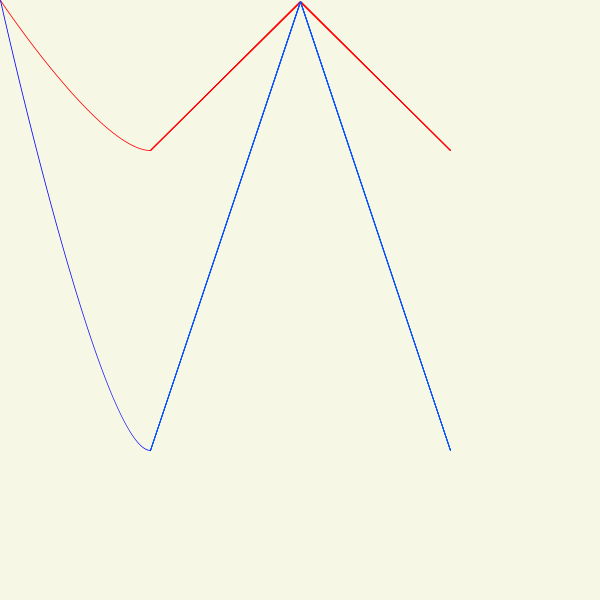
Frame 1 (no input)
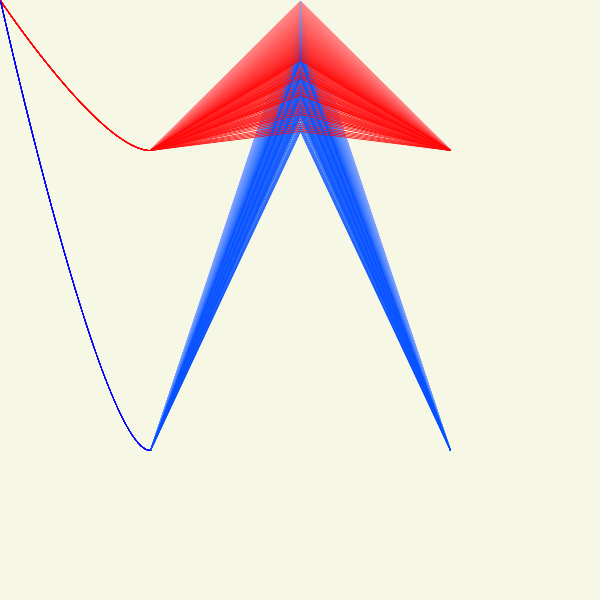
Frame 60 (the mouse pressed at the canvas centre just before this capture)
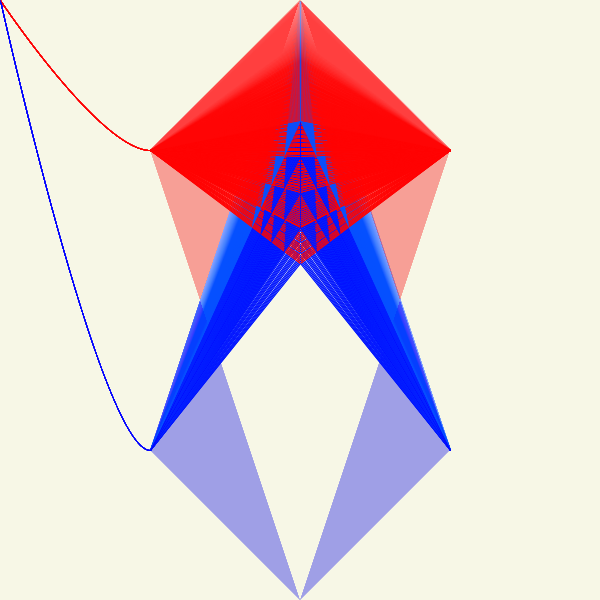
Frame 120 (the mouse held since frame 60 and released just before this capture)

The Processing sketch that drew these frames (run headless with seeded random() and noise(); from frame 60 on, the mouse is pressed at the canvas centre):

// Processing sketch: processing_71330
// ── processing_71330.pde

int bill;
float murray;
float yes;
float bear;
float dog;
int cats;

void setup(){
   size(600,600);
   background(247,247,230);
   //colorMode(HSB,360,100,100,100);
   bill = 0;
   murray = 0;
   yes = 0;
   bear = 0;
   dog = 0;
   cats = 0;
   smooth();
   strokeWeight(.8);
}
void draw(){
  fill(247,247,230,3);
   if(mousePressed){
     noFill();}
  rect(-1,-1,601,601);
  cats=-1;
  bill+=1.1;
  murray+=1.3;
  yes+=1.6;
  bear+=1.9;
  dog+=2.2;

  stroke(255,5,5);//red diamond
    line(150,150,300,bill);
    line(300,bill,450,150);{
    if(bill>598){
      bill=0;}
    }
    line(150,150,300,dog);
      line(300,dog,450,150);
      line(150,150,300,bear);
      line(300,bear,450,150);
      line(150,150,300,yes);
      line(300,yes,450,150);
      line(150,150,300,murray);
      line(300,murray,450,150);
  stroke(5,80,255); //blue diamond
    line(450,450,300,bill);
    line(300,bill,150,450);{
    if(mousePressed){
      stroke(5,80,255);}}
      line(450,450,300,dog);
      line(300,dog,150,450);
      line(450,450,300,bear);
      line(300,bear,150,450);
      line(450,450,300,yes);
      line(300,yes,150,450);
      line(450,450,300,murray);
      line(300,murray,150,450);

  if(mouseX>400){
    stroke(255,0,0);
    bezier(450,150,500,150,mouseX,mouseY,600,pmouseY);
    stroke(0,0,255);
    bezier(450,450,500,450,mouseX,mouseY,600,pmouseY);
    bezier(450,450,500,450,pmouseX,pmouseY,600,mouseY);}
  if(mouseX<200){
    stroke(255,0,0);
    bezier(150,150,100,150,mouseX,mouseY,0,pmouseY);
    stroke(0,0,255);
    bezier(150,450,100,450,mouseX,mouseY,0,pmouseY);
      if(mousePressed){
        stroke(0,0,yes);}}

  if(mousePressed){
      if(mouseY>400){
        stroke(yes,0,0);}
          if(mouseX>400){
            stroke(bear,0,yes);}
            else{stroke(255,0,0);}
      line(150,150,300,murray);
      line(300,murray,450,150);
      line(150,150,300,yes);
      line(300,yes,450,150);
      line(150,150,300,bear);
      line(300,bear,450,150);
      line(150,150,300,dog);
      line(300,dog,450,150);

      fill(255,0,0,2);
    noStroke();
      triangle(300,0,150,150,200,300);
      triangle(300,0,450,150,400,300);
      if(mouseY<200){
        stroke(yes,0,0);}
       if(mouseX<200){
         stroke(bear,0,yes);}
         else{stroke(0,0,255);}
      line(450,450,300,murray);
      line(300,murray,150,450);
      line(450,450,300,yes);
      line(300,yes,150,450);
      line(450,450,300,bear);
      line(300,bear,150,450);
      line(450,450,300,dog);
      line(300,dog,150,450);

      noStroke();
      fill(0,0,255,2);
      triangle(300,600,150,450,200,300);
      triangle(300,600,450,450,400,300);
     }
    if(yes>597){
      yes=0;}
    if(murray>597){
      murray=0;}
    if(bear>597){
      bear=0;}
    if(dog>597){
      dog=0;}
}
